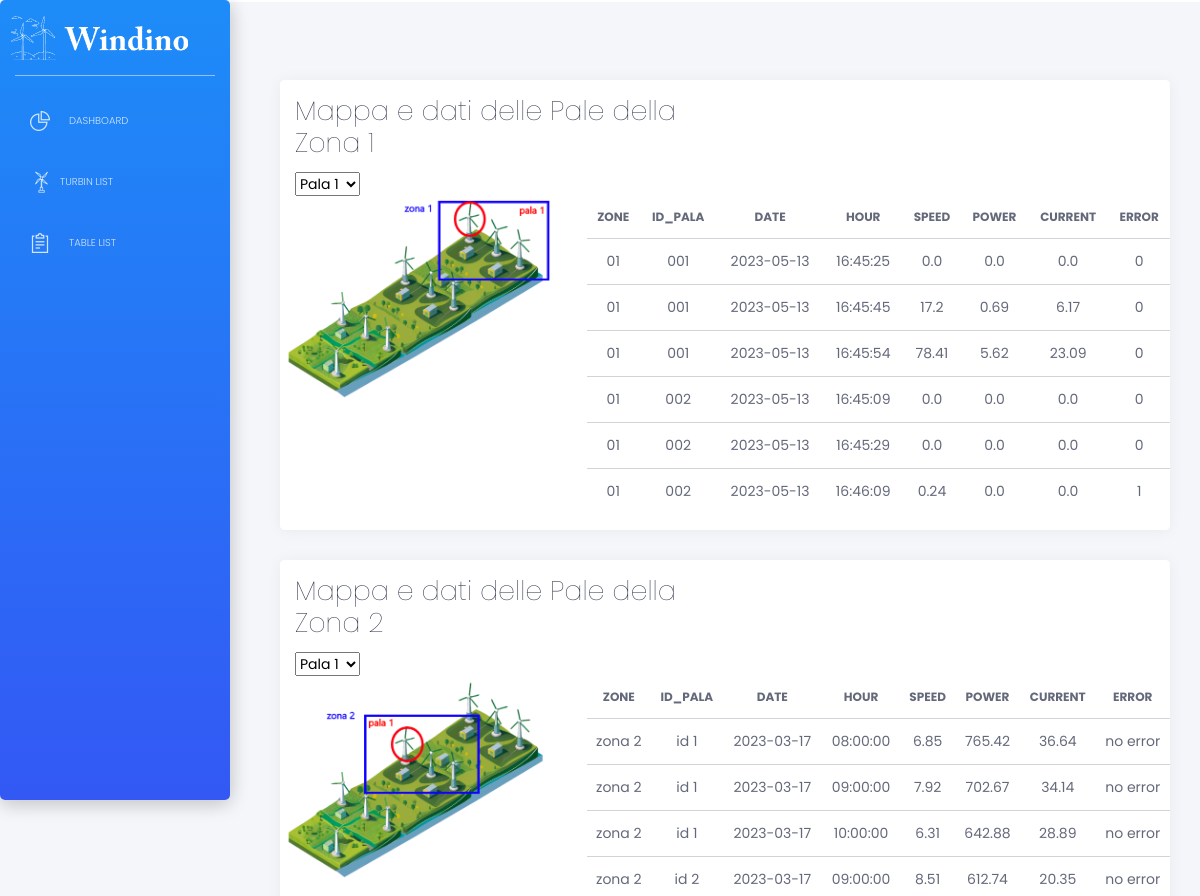
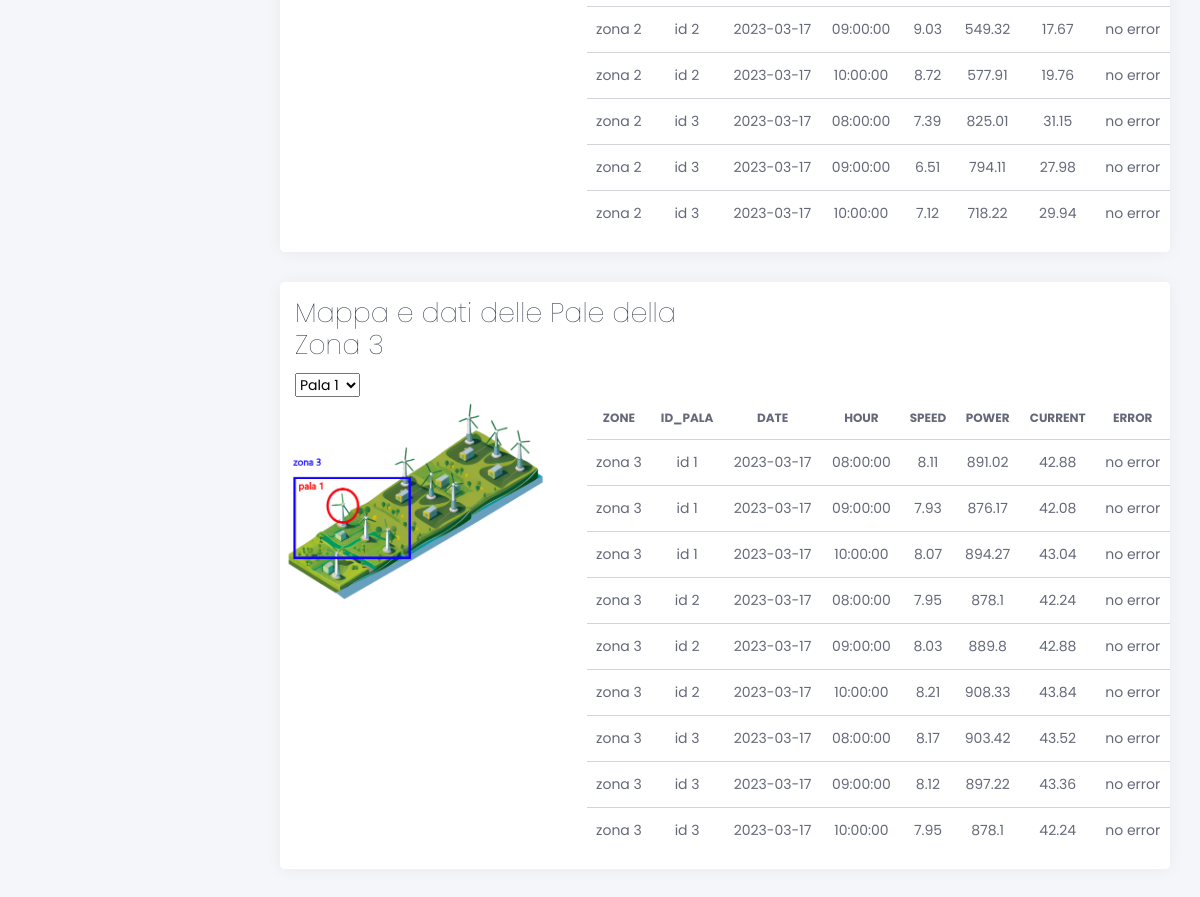
/pale, run on an earlier commit of the app's database (2 pictures, top to bottom).
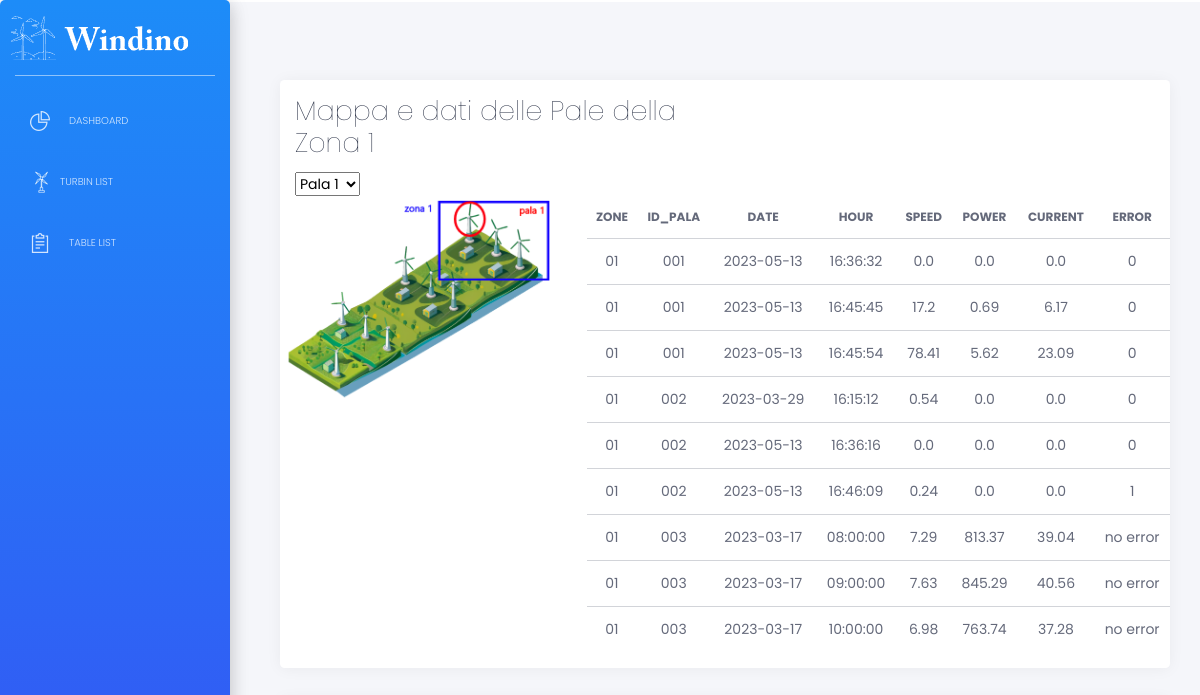
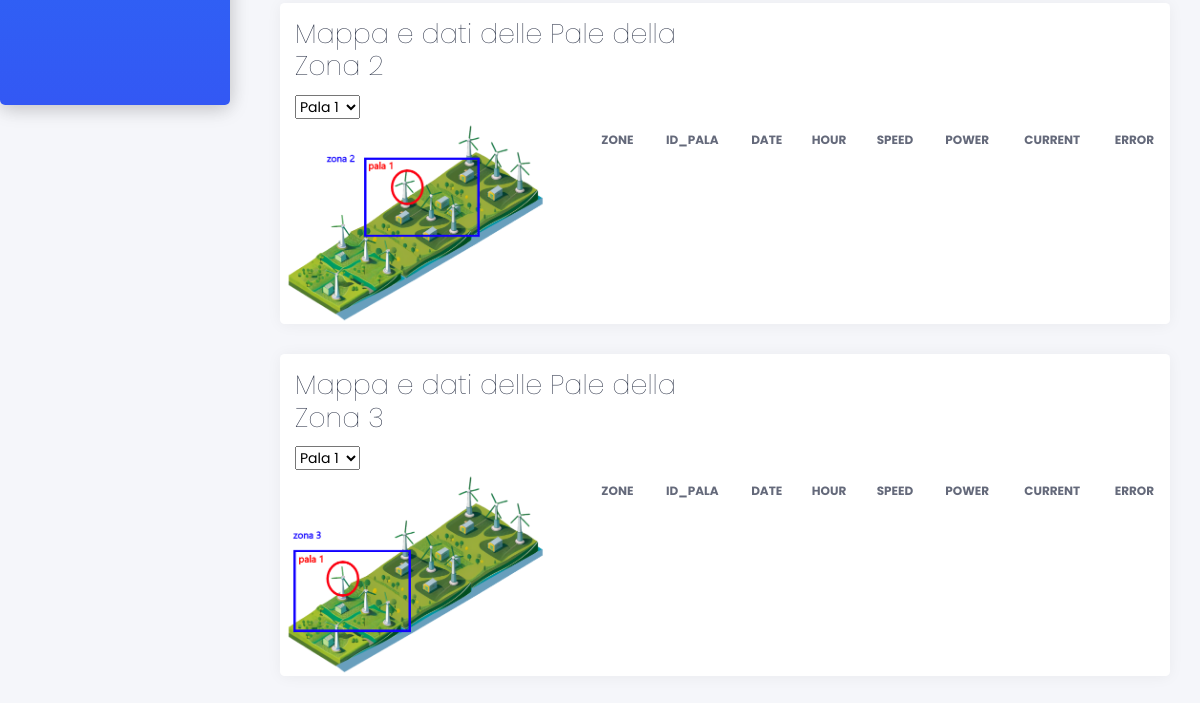
And on a later commit of the database (2 pictures, top to bottom).
### tables this page shows
CREATE TABLE arduino (
				   zone TEXT,
				   id TEXT,
				   date DATE,
				   hour TIME,
                   speed FLOAT,
                   power FLOAT,
				   current FLOAT,
				   error TEXT);

### apps/home/routes.py (the view)
@blueprint.route('/pale')
def pale():
    with get_db() as conn:
        arduino_all_data = conn.execute('SELECT * FROM arduino').fetchall()
        turbine_data= conn.execute(
                        "SELECT subquery3.zone, subquery3.id, subquery3.date, subquery3.hour, subquery3.speed, subquery3.power, subquery3.current, subquery3.error "
                        "FROM ( "
                        "    SELECT subquery2.*, ROW_NUMBER() OVER (PARTITION BY subquery2.zone, subquery2.id ORDER BY subquery2.date DESC, subquery2.hour DESC) AS rn "
                        "    FROM ( "
                        "        SELECT t.* "
                        "        FROM arduino t "
                        "        ORDER BY t.zone, t.id, t.date DESC, t.hour DESC "
                        "    ) subquery2 "
                        ") subquery3 "
                        "WHERE subquery3.rn <= 3 "
                        "GROUP BY subquery3.zone, subquery3.id, subquery3.date, subquery3.hour, subquery3.speed, subquery3.power, subquery3.current, subquery3.error"
                    ).fetchall()
        arduino_recent_data = conn.execute('SELECT * '
                       'FROM arduino a '
                       'WHERE (zone, id, date, hour) IN ('
                           'SELECT zone, id, MAX(date), MAX(hour) '
                           'FROM arduino '
                           'GROUP BY zone, id)').fetchall()
    return render_template('home/pale.html', arduino_recent_data=arduino_recent_data, arduino_all_data=arduino_all_data, turbine_data=turbine_data)

### apps/__init__.py (called while the page is built)
def configure_database(app):
    @app.before_first_request
    def initialize_database():
        db.create_all()
    @app.teardown_request
    def shutdown_session(exception=None):
        db.session.remove()

### apps/home/routes.py (called while the page is built)
def get_db():
    db = getattr(g, '_database', None)
    if db is None:
        db = g._database = sqlite3.connect(DATABASE)
        db.row_factory = sqlite3.Row
    return db

### apps/templates/home/pale.html (shortened to what the changed rows need)
{% extends "layouts/base.html" %}
{% block content %}
<div class="content">
<div class="row">
    <div class="col-12">
          <div class="card">
              <div class="card-header">
                  <div class="row">
                    <div class="col-sm-6 text-left">
                      <h2 class="card-title">Mappa e dati delle Pale della Zona 1</h2>
                    </div>
                  </div>
                  </div>
                  <div class="row">
                    <div class="col-lg-8 col-md-12">
                      <div class="table">
                        <table class="table tablesorter" id="">
                            <thead class="text-primary">
                              <tr>
                                <th class="text-center">zone</th>
                                <th class="text-center">id_pala</th>
                                <th class="text-center">date</th>
                                <th class="text-center">hour</th>
                                <th class="text-center">speed</th>
                                <th class="text-center">power</th>
                                <th class="text-center">current</th>
                                <th class="text-center">error</th>
                            </tr>
                            </thead>
                            <tbody>
                              {% for pala in turbine_data %}
                              {% if pala.zone == "01" %}
                                  <tr>
                                      <td class="text-center">{{pala.zone}}</td>
                                      <td class="text-center">{{ pala.id }}</td>
                                      <td class="text-center">{{ pala.date }}</td>
                                      <td class="text-center">{{ pala.hour }}</td>
                                      <td class="text-center">{{ pala.speed }}</td>
                                      <td class="text-center">{{ pala.power }}</td>
                                      <td class="text-center">{{ pala.current }}</td>
                                      <td class="text-center">{{ pala.error }}</td>
                                  </tr>
                              {% endif %}
                          {% endfor %}
                            </tbody>
                          </table>
                      </div>
                    </div>
                  </div>
                  </div>
          </div>
</div>
<div class="row">
    <div class="col-12">
          <div class="card">
              <div class="card-header">
                  <div class="row">
                    <div class="col-sm-6 text-left">
                      <h2 class="card-title">Mappa e dati delle Pale della Zona 2</h2>
                    </div>
                  </div>
                  </div>
                  <div class="row">
                    <div class="col-lg-8 col-md-12">
                      <div class="table">
                        <table class="table tablesorter" id="">
                          <thead class="text-primary">
                            <tr>
                              <th class="text-center">zone</th>
                              <th class="text-center">id_pala</th>
                              <th class="text-center">date</th>
                              <th class="text-center">hour</th>
                              <th class="text-center">speed</th>
                              <th class="text-center">power</th>
                              <th class="text-center">current</th>
                              <th class="text-center">error</th>
                          </tr>
                          </thead>
                          <tbody>
                            {% for pala in turbine_data %}
                            {% if pala.zone == "zona 2" %}
                                <tr>
                                    <td class="text-center">{{pala.zone}}</td>
                                    <td class="text-center">{{ pala.id }}</td>
                                    <td class="text-center">{{ pala.date }}</td>
                                    <td class="text-center">{{ pala.hour }}</td>
                                    <td class="text-center">{{ pala.speed }}</td>
                                    <td class="text-center">{{ pala.power }}</td>
                                    <td class="text-center">{{ pala.current }}</td>
                                    <td class="text-center">{{ pala.error }}</td>
                                </tr>
                            {% endif %}
                        {% endfor %}
                          </tbody>
                        </table>
                      </div>
                    </div>
                  </div>
                  </div>
          </div>
</div>
<div class="row">
    <div class="col-12">
          <div class="card">
              <div class="card-header">
                  <div class="row">
                    <div class="col-sm-6 text-left">
                      <h2 class="card-title">Mappa e dati delle Pale della Zona 3</h2>
                    </div>
                  </div>
                  </div>
                  <div class="row">
                    <div class="col-lg-8 col-md-12">
                      <div class="table">
                        <table class="table tablesorter" id="">
                            <thead class="text-primary">
                              <tr>
                                <th class="text-center">zone</th>
                                <th class="text-center">id_pala</th>
                                <th class="text-center">date</th>
                                <th class="text-center">hour</th>
                                <th class="text-center">speed</th>
                                <th class="text-center">power</th>
                                <th class="text-center">current</th>
                                <th class="text-center">error</th>
                            </tr>
                            </thead>
                            <tbody>
                              {% for pala in turbine_data %}
                              {% if pala.zone == "zona 3" %}
                                  <tr>
                                      <td class="text-center">{{pala.zone}}</td>
                                      <td class="text-center">{{ pala.id }}</td>
                                      <td class="text-center">{{ pala.date }}</td>
                                      <td class="text-center">{{ pala.hour }}</td>
                                      <td class="text-center">{{ pala.speed }}</td>
                                      <td class="text-center">{{ pala.power }}</td>
                                      <td class="text-center">{{ pala.current }}</td>
                                      <td class="text-center">{{ pala.error }}</td>
                                  </tr>
                              {% endif %}
                          {% endfor %}
                            </tbody>
                          </table>
                      </div>
                    </div>
                  </div>
                  </div>
          </div>
</div>
</div>
{% endblock content %}

What changed in the data, as far as the page shows it:
removed arduino: zone "01", id "001", date "2023-05-13", hour "16:45:25", speed "0.0", power "0.0", current "0.0", error "0", shown under "Mappa e dati delle Pale della Zona 1"
removed arduino: zone "01", id "002", date "2023-05-13", hour "16:45:09", speed "0.0", power "0.0", current "0.0", error "0", shown under "Mappa e dati delle Pale della Zona 1"
removed arduino: zone "01", id "002", date "2023-05-13", hour "16:45:29", speed "0.0", power "0.0", current "0.0", error "0", shown under "Mappa e dati delle Pale della Zona 1"
no longer on this page (row edited): arduino: zone "zona 2", id "id 1", date "2023-03-17", hour "08:00:00", speed "6.85", power "765.42", current "36.64", error "no error", shown under "Mappa e dati delle Pale della Zona 2"
no longer on this page (row edited): arduino: zone "zona 2", id "id 1", date "2023-03-17", hour "09:00:00", speed "7.92", power "702.67", current "34.14", error "no error", shown under "Mappa e dati delle Pale della Zona 2"
no longer on this page (row edited): arduino: zone "zona 2", id "id 1", date "2023-03-17", hour "10:00:00", speed "6.31", power "642.88", current "28.89", error "no error", shown under "Mappa e dati delle Pale della Zona 2"
no longer on this page (row edited): arduino: zone "zona 2", id "id 2", date "2023-03-17", hour "09:00:00", speed "8.51", power "612.74", current "20.35", error "no error", shown under "Mappa e dati delle Pale della Zona 2"
no longer on this page (row edited): arduino: zone "zona 2", id "id 2", date "2023-03-17", hour "09:00:00", speed "9.03", power "549.32", current "17.67", error "no error", shown under "Mappa e dati delle Pale della Zona 2"
no longer on this page (row edited): arduino: zone "zona 2", id "id 2", date "2023-03-17", hour "10:00:00", speed "8.72", power "577.91", current "19.76", error "no error", shown under "Mappa e dati delle Pale della Zona 2"
no longer on this page (row edited): arduino: zone "zona 2", id "id 3", date "2023-03-17", hour "08:00:00", speed "7.39", power "825.01", current "31.15", error "no error", shown under "Mappa e dati delle Pale della Zona 2"
no longer on this page (row edited): arduino: zone "zona 2", id "id 3", date "2023-03-17", hour "09:00:00", speed "6.51", power "794.11", current "27.98", error "no error", shown under "Mappa e dati delle Pale della Zona 2"
no longer on this page (row edited): arduino: zone "zona 2", id "id 3", date "2023-03-17", hour "10:00:00", speed "7.12", power "718.22", current "29.94", error "no error", shown under "Mappa e dati delle Pale della Zona 2"
no longer on this page (row edited): arduino: zone "zona 3", id "id 1", date "2023-03-17", hour "08:00:00", speed "8.11", power "891.02", current "42.88", error "no error", shown under "Mappa e dati delle Pale della Zona 3"
no longer on this page (row edited): arduino: zone "zona 3", id "id 1", date "2023-03-17", hour "09:00:00", speed "7.93", power "876.17", current "42.08", error "no error", shown under "Mappa e dati delle Pale della Zona 3"
no longer on this page (row edited): arduino: zone "zona 3", id "id 1", date "2023-03-17", hour "10:00:00", speed "8.07", power "894.27", current "43.04", error "no error", shown under "Mappa e dati delle Pale della Zona 3"
no longer on this page (row edited): arduino: zone "zona 3", id "id 2", date "2023-03-17", hour "08:00:00", speed "7.95", power "878.1", current "42.24", error "no error", shown under "Mappa e dati delle Pale della Zona 3"
no longer on this page (row edited): arduino: zone "zona 3", id "id 2", date "2023-03-17", hour "09:00:00", speed "8.03", power "889.8", current "42.88", error "no error", shown under "Mappa e dati delle Pale della Zona 3"
no longer on this page (row edited): arduino: zone "zona 3", id "id 2", date "2023-03-17", hour "10:00:00", speed "8.21", power "908.33", current "43.84", error "no error", shown under "Mappa e dati delle Pale della Zona 3"
no longer on this page (row edited): arduino: zone "zona 3", id "id 3", date "2023-03-17", hour "08:00:00", speed "8.17", power "903.42", current "43.52", error "no error", shown under "Mappa e dati delle Pale della Zona 3"
no longer on this page (row edited): arduino: zone "zona 3", id "id 3", date "2023-03-17", hour "09:00:00", speed "8.12", power "897.22", current "43.36", error "no error", shown under "Mappa e dati delle Pale della Zona 3"
no longer on this page (row edited): arduino: zone "zona 3", id "id 3", date "2023-03-17", hour "10:00:00", speed "7.95", power "878.1", current "42.24", error "no error", shown under "Mappa e dati delle Pale della Zona 3"
now on this page (row unchanged): arduino: zone "01", id "001", date "2023-05-13", hour "16:36:32", speed "0.0", power "0.0", current "0.0", error "0", shown under "Mappa e dati delle Pale della Zona 1"
now on this page (row unchanged): arduino: zone "01", id "002", date "2023-03-29", hour "16:15:12", speed "0.54", power "0.0", current "0.0", error "0", shown under "Mappa e dati delle Pale della Zona 1"
now on this page (row unchanged): arduino: zone "01", id "002", date "2023-05-13", hour "16:36:16", speed "0.0", power "0.0", current "0.0", error "0", shown under "Mappa e dati delle Pale della Zona 1"
now on this page (row edited): arduino: zone "01", id "003", date "2023-03-17", hour "08:00:00", speed "7.29", power "813.37", current "39.04", error "no error", shown under "Mappa e dati delle Pale della Zona 1"
now on this page (row edited): arduino: zone "01", id "003", date "2023-03-17", hour "09:00:00", speed "7.63", power "845.29", current "40.56", error "no error", shown under "Mappa e dati delle Pale della Zona 1"
now on this page (row edited): arduino: zone "01", id "003", date "2023-03-17", hour "10:00:00", speed "6.98", power "763.74", current "37.28", error "no error", shown under "Mappa e dati delle Pale della Zona 1"
